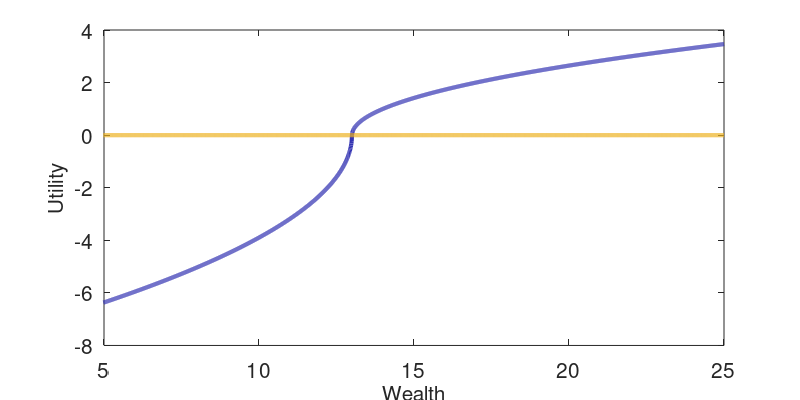
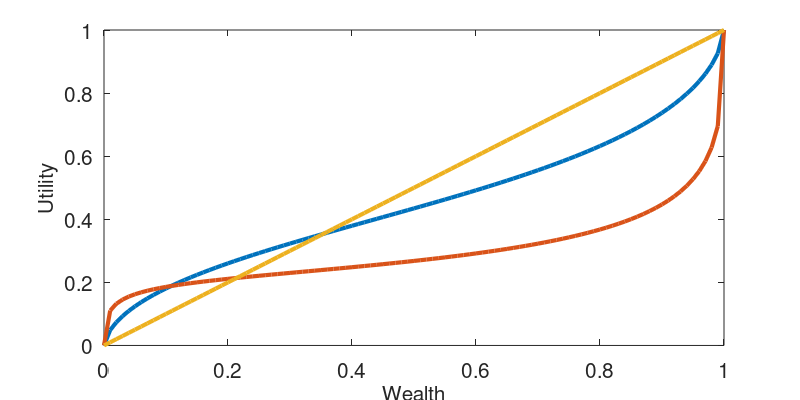
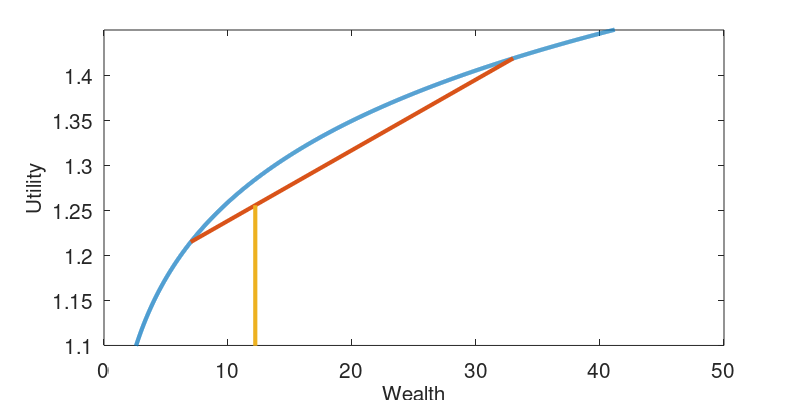

Source code (MATLAB) for these figures, in order:
w = 5;
x = 28;
y = 2;
p = 0.2;
g = 0.1;
l = 2.25;
r = 13;

xx = (w-3):0.01:(w+x+10);

width = 8;
height = 4;
figure1 = figure('visible', 'off');
set(gcf, 'Position', [0 0 width*100, height*100]);
axes1 = axes('Parent', figure1, 'FontSize', 15);
box(axes1, 'on')
hold(axes1, 'on')

plot(xx, xx.^g, 'LineWidth', 3)
plot([w+y w+x], [(w+y)^g (w+x)^g], 'LineWidth', 3)
plot([w + (1-p)*y+p*x w + (1-p)*y+p*x], [0, (1-p)*(w+y)^g + p*(w+x)^g], 'LineWidth', 3)
hold off
xlabel("Wealth", "FontSize", 15)
ylabel("Utility", "FontSize", 15)

ylim([1.1,1.45])

% File formatting.
set(gcf,'InvertHardcopy','on');
set(gcf,'PaperUnits', 'inches');
papersize = get(gcf, 'PaperSize');
left = (papersize(1)- width)/2;
bottom = (papersize(2)- height)/2;
myfiguresize = [left, bottom, width, height];
set(gcf,'PaperPosition', myfiguresize);

g = 0.5;
xx = 2:0.01:25;

figure1 = figure('visible', 'off');
set(gcf, 'Position', [0 0 width*100, height*100]);
axes1 = axes('Parent', figure1, 'FontSize', 15);
box(axes1, 'on')
hold(axes1, 'on')

plot(xx(xx>=r), (xx(xx>=r)-r).^g, 'LineWidth', 3, 'Color', [0.2, 0.2 0.7])
plot(xx(xx<=r), -l*(-(xx(xx<=r)-r)).^g, 'LineWidth', 3, 'Color', [0.2, 0.2 0.7])
plot(xx, xx * 0, 'LineWidth', 3)

hold off
xlabel("Wealth", "FontSize", 15)
ylabel("Utility", "FontSize", 15)

xlim([5,25])
% File formatting.
set(gcf,'InvertHardcopy','on');
set(gcf,'PaperUnits', 'inches');
papersize = get(gcf, 'PaperSize');
left = (papersize(1)- width)/2;
bottom = (papersize(2)- height)/2;
myfiguresize = [left, bottom, width, height];
set(gcf,'PaperPosition', myfiguresize);

saveas(figure1, 'cpt_utility.png');


p_gain = 0:0.01:1;
dp =0.64;

figure1 = figure('visible', 'on');
set(gcf, 'Position', [0 0 width*100, height*100]);
axes1 = axes('Parent', figure1, 'FontSize', 15);
box(axes1, 'on')
hold(axes1, 'on')

plot(p_gain, (p_gain.^dp)./((p_gain.^dp + (1-p_gain).^dp).^(1/dp))  , 'LineWidth', 3)
dp = 0.4;
plot(p_gain, (p_gain.^dp)./((p_gain.^dp + (1-p_gain).^dp).^(1/dp))  , 'LineWidth', 3)
plot(p_gain, p_gain, 'LineWidth', 3)

hold off
xlabel("Wealth", "FontSize", 15)
ylabel("Utility", "FontSize", 15)

xlim([0, 1])
% File formatting.
set(gcf,'InvertHardcopy','on');
set(gcf,'PaperUnits', 'inches');
papersize = get(gcf, 'PaperSize');
left = (papersize(1)- width)/2;
bottom = (papersize(2)- height)/2;
myfiguresize = [left, bottom, width, height];
set(gcf,'PaperPosition', myfiguresize);

saveas(figure1, 'cpt_weights.png');
